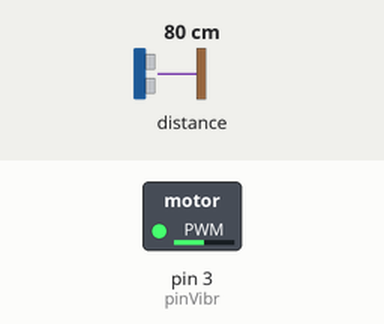
Simulated run of this sketch. Board: Arduino Uno, built with avr-gcc and run on an emulated ATmega328P. Parts: switched loads named in the sketch (green lamp = pin HIGH). Inputs (shaded band) come from the test bench; at power-on: distance to the obstacle 80 cm.

Above: at 1.2 s.
1.3 s: distance to the obstacle set to 2 cm
At 2.5 s:
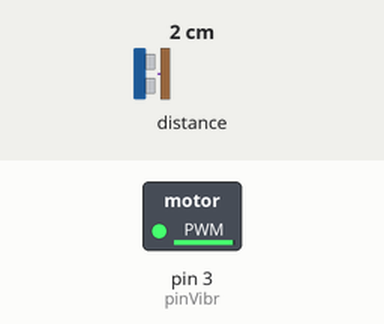
2.8 s: distance to the obstacle set to 35 cm
At 3.6 s:
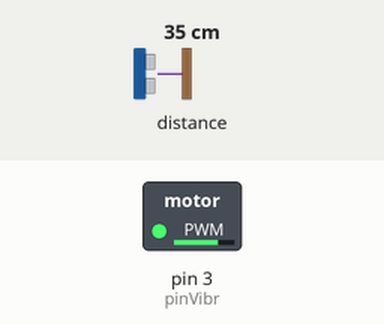
4.3 s: distance to the obstacle set to 250 cm
At 5.8 s:
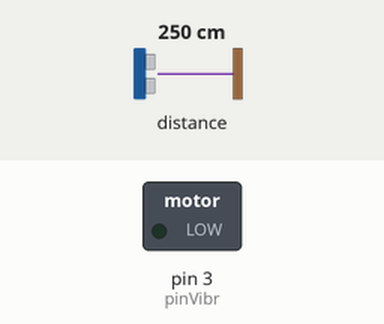
Timing chart, 0 to 7.3 s (numbered marks = the images above; inputs shaded):
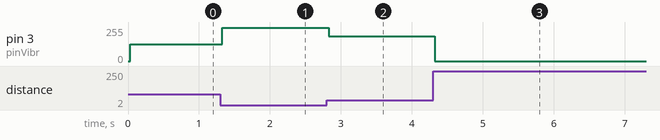

Measured:
- after the input at 1.3 s, pin 3 (pinVibr): 127/255 → 250/255 at once
- after the input at 2.8 s, pin 3 (pinVibr): 250/255 → 185/255 at once
- after the input at 4.3 s, pin 3 (pinVibr): 185/255 → 0/255 at once

The sketch:

code_no_avg.ino
```cpp
// Libraries
#include <Wire.h>
#include <VL53L1X.h>

// Declare used pins
const int pinVibr = 3;
VL53L1X sensor;     // I2C protocol

void setup () {
  pinMode(pinVibr, OUTPUT); // Set vibration motor as output

  // Communication through I2C (for VL53L1X), set at 400 kHz
  Wire.begin();
  Wire.setClock(400000);

  // Configure VL53L1X in long distance mode
  // Read rate frequency set as 20Hz (<< 400 kHz)
  sensor.setTimeout(500);
  if (!sensor.init()) { while (1); } // No sensor detected
  sensor.setDistanceMode(VL53L1X::Long);
  sensor.setMeasurementTimingBudget(50000);
  sensor.startContinuous(50);
}

void loop () {
  // Modifying vibration intensity
  analogWrite(pinVibr, dist_to_intensity(sensor.read()));
}

int dist_to_intensity (int x) {
  // Takes dist in mm, return command between 0 and 255
  if (x > 2000) {
    return 0;
  } else {
    return -1.8*pow(10, -8)*x*x*x + 0.108*x*x/1000 - 0.234*x + 255;
  };
}
```
